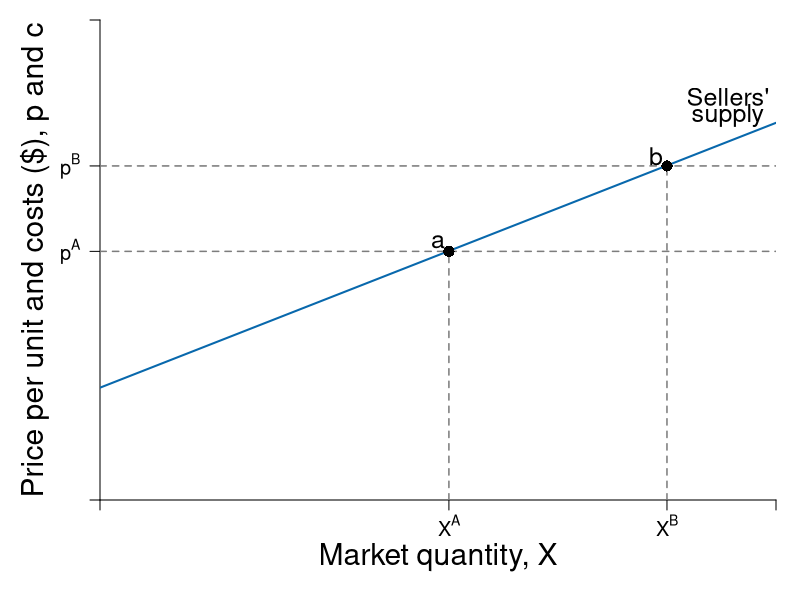

R code for this plot:
require(shape)
pdf(file = "firmmarketsupply/supply_stepwise_smooth.pdf", width = 9, height = 7)

#Set parameters for graphics
axislabelsize <- 1.8
labelsize <- 1.5
graphlinewidth <- 2
segmentlinewidth <- 1.5

COL <- c("#7fc97f", "#beaed4", "#fdc086", "#ffff99", "#386cb0", "#f0027f", "#bf5b17", "#666666")
COLA <- c("#e0f3db", "#99d8c9","#66c2a4","#41ae76", "#238b45", "#005824")
COLB <- c("#c6dbef", "#4eb3d3", "#2b8cbe", "#0868ac","#084081")
COLC <- c("#fcfbfd", "#efedf5", "#dadaeb", "#bcbddc", "#9e9ac8", "#807dba", "#6a51a3", "#54278f", "#3f007d")
Grays <- gray.colors(25, start = 1, end = 0)

par(mar =  c(5, 5, 1, 1.2))

xlims <- c(0, 15.5)
ylims <- c(0, 5)

npts <- 501 

plot(0, 0, xlim = xlims, ylim = ylims, type = "n",
     xlab = expression(paste("")),
     ylab = expression(paste("")), 
     xaxt = "n", 
     yaxt = "n", 
     cex.lab = axislabelsize, 
     bty = "n",
     xaxs="i", 
     yaxs="i")

# ticksy <- seq(from = 0, to = ylims[2], by = 2)
# ylabels <- seq(from = 0, to = ylims[2], by = 2)
# ticksx <- seq(from = 0, to = xlims[2], by = 2)
# xlabels <- seq(from = 0, to = xlims[2], by = 2)
shares <- c(0, 2, 4, 8, 10, 13, 15)
costs <- c(1.25, 1.75, 2.25, 3, 3.25, 3.75, 4.25)
prices <- c(2.59, 3.48)

ticksy <- c(0,  prices[1], prices[2],  ylims[2])
ylabels <- c(NA,  expression(paste(p^A)),  expression(paste(p^B)),  NA)
ticksx <- c(0, shares[4], shares[6], xlims[2])
#xlabels <- c(NA, expression(paste(x[I])), expression(paste(x[J])), expression(paste(x[K])), expression(paste(x[L])), expression(paste(x[M])), expression(paste(x[N])), NA)
#xlabels <- c(NA, expression(paste(x[I])), expression(paste(x[I] + x[J])), expression(paste(x[I] + x[J]+ x[K])), expression(paste(x[I] + x[J]+ x[K] + x[L])), expression(paste(x[I] + x[J]+ x[K] + x[L]+ x[M])), expression(paste(x[I] + x[J]+ x[K] + x[L]+ x[M] + x[N])), NA)
xlabels <- c(NA, expression(paste(X^A)), expression(paste(X^B)),  NA)

axis(1, at = ticksx, pos = 0, labels = xlabels, cex.axis = labelsize - 0.3)
axis(2, at = ticksy, pos = 0, labels = ylabels, las = 1, cex.axis = labelsize - 0.3)





#Line for Supply
#smoothed line
#segments(shares[1], costs[1] - 0.2, shares[7], costs[6] + 0.2, lty = 1, col = COLB[4] , lwd = segmentlinewidth)
#slope = ( (costs[6] + 0.25) - (costs[1] - 0.1))/(shares[7] - shares[1])
supply <- function(x, int = 1.25 - 0.08, slope = 0.178){
  int + slope * x
}
x <- seq(xlims[1],xlims[2],length.out = 500)
lines(x, supply(x), lty = 1, col = COLB[4], lwd = graphlinewidth)

##Firm i
# segments(shares[1], costs[1], shares[2], costs[1], lty = 1, col = COLB[4] , lwd = segmentlinewidth)
# segments(shares[2], costs[1], shares[2], costs[2], lty = 1, col = COLB[4] , lwd = segmentlinewidth)
# text((shares[1] + shares[2])/2, costs[1] - 0.2, expression("Firm I"), cex = labelsize)
# 
# ##Firm 2
# segments(shares[2], costs[2], shares[3], costs[2], lty = 1, col = COLB[4] , lwd = segmentlinewidth)
# segments(shares[3], costs[2], shares[3], costs[3], lty = 1, col = COLB[4] , lwd = segmentlinewidth)
# text((shares[2] + shares[3])/2, costs[2] - 0.2, expression("Firm J"), cex = labelsize)
# 
# ##Firm 3
# segments(shares[3], costs[3], shares[4], costs[3], lty = 1, col = COLB[4] , lwd = segmentlinewidth)
# segments(shares[4], costs[3], shares[4], costs[4], lty = 1, col = COLB[4] , lwd = segmentlinewidth)
# text((shares[3] + shares[4])/2, costs[3] - 0.2, expression("Firm K"), cex = labelsize)
# 
# ##Firm 4
# segments(shares[4], costs[4], shares[5], costs[4], lty = 1, col = COLB[4] , lwd = segmentlinewidth)
# segments(shares[5], costs[4], shares[5], costs[5], lty = 1, col = COLB[4] , lwd = segmentlinewidth)
# text((shares[4] + shares[5])/2, costs[4] - 0.2, expression("Firm L"), cex = labelsize)
# 
# ##Firm 5
# segments(shares[5], costs[5], shares[6], costs[5], lty = 1, col = COLB[4] , lwd = segmentlinewidth)
# segments(shares[6], costs[5], shares[6], costs[6], lty = 1, col = COLB[4] , lwd = segmentlinewidth)
# text((shares[5] + shares[6])/2, costs[5] - 0.2, expression("Firm M"), cex = labelsize)
# 
# ##Firm 6
# segments(shares[6], costs[6], shares[7], costs[6], lty = 1, col = COLB[4] , lwd = segmentlinewidth)
# segments(shares[7], costs[6], shares[7], costs[7], lty = 1, col = COLB[4] , lwd = segmentlinewidth, xpd = TRUE)
# text((shares[6] + shares[7])/2, costs[6] - 0.2, expression("Firm N"), cex = labelsize)
# 
# # #Equilibrium price and quantity
# # segments(0, 3, 3, 3, lty = 2, "gray" , lwd = segmentlinewidth)
# # segments(3, 0, 3, 3, lty = 2, "gray" , lwd = segmentlinewidth)
# 
# #For market price
# # segments(0, 2, 1, 2, lty = 2, "gray" , lwd = segmentlinewidth)
# 
#Label axes
#mtext(expression(paste("Quantity of output, ", x)), side=1, line = 2.5, cex = axislabelsize)
text(0.5*xlims[2], -0.6, expression(paste("Market quantity, ", X)), xpd = TRUE, cex = axislabelsize)
text(-1.5, 0.5*ylims[2], expression(paste("Price per unit and costs ($), ", p, " and ", c)), xpd = TRUE, cex = axislabelsize, srt = 90)
# # points(50, 10, pch = 16, col = "black", cex = 1.5)
# # text(52, 10.5, expression(M))
# # text(4.4, 0.7, expression("Buyers'"), cex = labelsize)
# # text(4.4, 0.45, expression("Market Demand"), cex = labelsize)
text(14.4, 4.2, expression("Sellers'"), cex = labelsize)
text(14.4, 4, expression("supply"), cex = labelsize)

# # text(0.27, 2.6, expression("Equilibrium Price"), cex = labelsize)
# # text(0.27, 2.4, expression("falls in this range"), cex = labelsize)
# # Arrows(0.55, 2.1, 0.55, 2.9, col = "black", code =3, lty = 1, lwd = 2, arr.type = "triangle", arr.lwd = 0.5)
# 
# 
# #Indicator lines
# #Vertical lines for smooth supply
#segments(shares[2], 0, shares[2], supply(shares[2]), lty = 2, col = Grays[20], lwd = segmentlinewidth)
#segments(shares[3], 0, shares[3], supply(shares[3]), lty = 2, col = Grays[20], lwd = segmentlinewidth)
segments(shares[4], 0, shares[4], supply(shares[4]), lty = 2, col = Grays[20], lwd = segmentlinewidth)
#segments(shares[5], 0, shares[5], supply(shares[5]), lty = 2, col = Grays[20], lwd = segmentlinewidth)
segments(shares[6], 0, shares[6], supply(shares[6]), lty = 2, col = Grays[20], lwd = segmentlinewidth)
#segments(shares[7], 0, shares[7], supply(shares[7]), lty = 2, col = Grays[20], lwd = segmentlinewidth)
# 
# 
# #horizontal lines
#Price line 
segments(0, prices[1], xlims[2], prices[1], lty = 2, col = Grays[20], lwd = segmentlinewidth)
segments(0, prices[2], xlims[2], prices[2], lty = 2, col = Grays[20], lwd = segmentlinewidth)

# segments(0, costs[2], shares[2], costs[2], lty = 2, col = Grays[20], lwd = segmentlinewidth)
# segments(0, costs[3], shares[3], costs[3], lty = 2, col = Grays[20], lwd = segmentlinewidth)
# segments(0, costs[4], shares[4], costs[4], lty = 2, col = Grays[20], lwd = segmentlinewidth)
# segments(0, costs[5], shares[5], costs[5], lty = 2, col = Grays[20], lwd = segmentlinewidth)
# segments(0, costs[6], shares[6], costs[6], lty = 2, col = Grays[20], lwd = segmentlinewidth)

text(shares[4] - 0.25, prices[1] + 0.1, expression(paste(a)), cex = labelsize)
points(shares[4], prices[1], pch = 16, col = "black", cex = 1.5)
text(shares[6] - 0.25, prices[2] + 0.1, expression(paste(b)), cex = labelsize)
points(shares[6], prices[2], pch = 16, col = "black", cex = 1.5)


dev.off()
